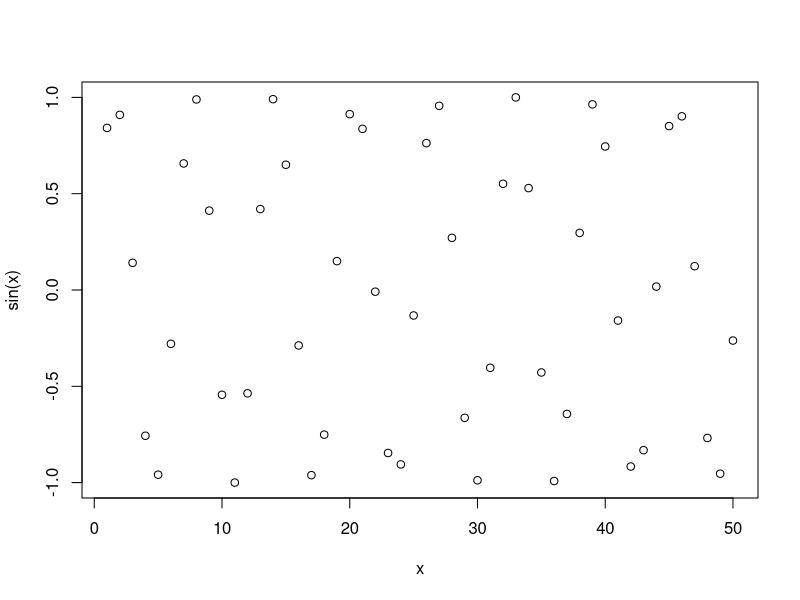
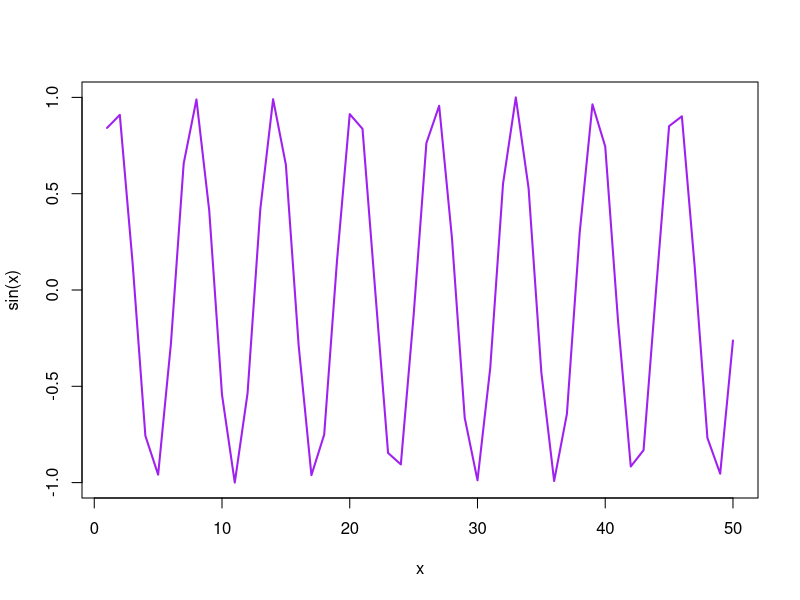

These figures' R source, in order:
#' ---
#' title: "Class 04 Into to R"
#' author: "Melanda Aboueid"
#' date: "Jan 15th, 2026"
#' ---


x <- 1:50
plot(x, sin(x))

plot(x, sin(x), typ="l", col="purple", lwd=2)

log(10, base = 10)
